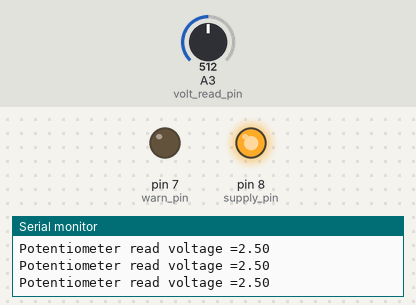
Bench run of a sketch on a simulated Arduino Uno, built with avr-gcc and run on an emulated ATmega328P. Parts: output pins drawn as LEDs (lit = HIGH), the last lines printed to the serial monitor. Dashed ring = blinking. The inputs (shaded band) are chosen by the test bench; at power-on: A3 (volt_read_pin) = 512.

Above: at 1.2 s.
1.3 s: A3 (volt_read_pin) set to 548
2.9 s: A3 (volt_read_pin) set to 574
At 3.5 s:
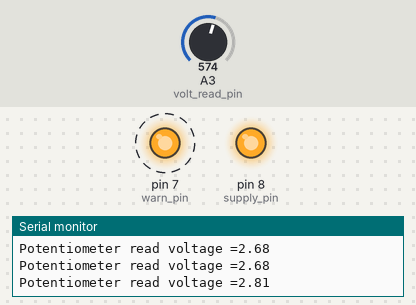
5.9 s: A3 (volt_read_pin) set to 511
At 6.6 s:
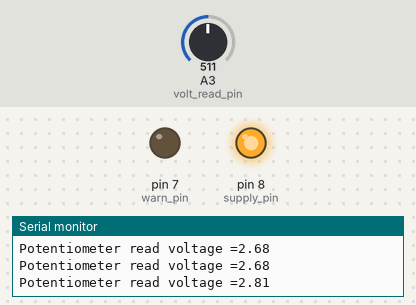
7.4 s: A3 (volt_read_pin) set to 716
At 8.2 s:
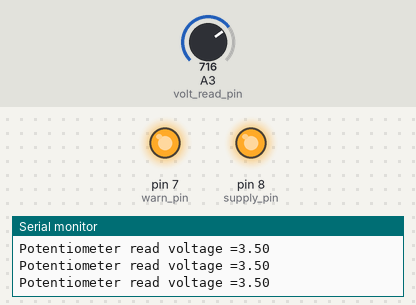
Timing chart, 0 to 10.1 s (numbered marks = the images above; inputs shaded):
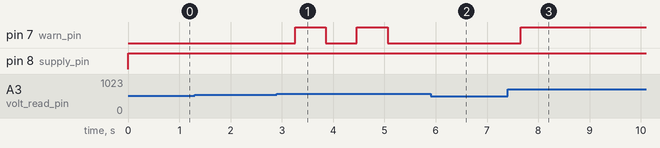

The sketch:

potentiometers_with_If_statement.ino
```cpp
int supply_pin = 8;
int warn_pin = 7;
int delay_warn = 600;

float volt_read;
int volt_read_pin = A3;
int delay_read = 250;
float treshhold_val=2.75;

void setup() {
  // put your setup code here, to run once:
pinMode(supply_pin,OUTPUT);
pinMode(warn_pin,OUTPUT);

Serial.begin(9600);
}

void loop() {
  // put your main code here, to run repeatedly:
digitalWrite(supply_pin,HIGH);

volt_read=(5./1023.)*analogRead(volt_read_pin);

Serial.print("Potentiometer read voltage =");
Serial.println(volt_read);
delay(delay_read);

//warning pin programming
if(volt_read>(treshhold_val+.500)){
  digitalWrite(warn_pin,HIGH);
}
if(volt_read>treshhold_val && volt_read<=(treshhold_val+.500)){
  digitalWrite(warn_pin,HIGH);
  delay(delay_warn);
  digitalWrite(warn_pin,LOW);
  delay(delay_warn);
  digitalWrite(warn_pin,HIGH);
  delay(delay_warn);
  digitalWrite(warn_pin,LOW);
  delay(delay_warn+1000);
}
if(volt_read<treshhold_val){
  digitalWrite(warn_pin,LOW);
}

}
```

Measured:
- the behaviour switches between 562 and 563 on A3 (volt_read_pin) (found by bisection; images 0 and 1)
- after the input at 2.9 s, pin 7 (warn_pin): alternates HIGH for 0.60 s and LOW for 0.60 s, starting after 0.36 s
- after the input at 5.9 s, pin 7 (warn_pin): stays LOW (without the input it goes to HIGH after 1.0 s)
- after the input at 7.4 s, pin 7 (warn_pin): LOW → HIGH after 0.26 s
